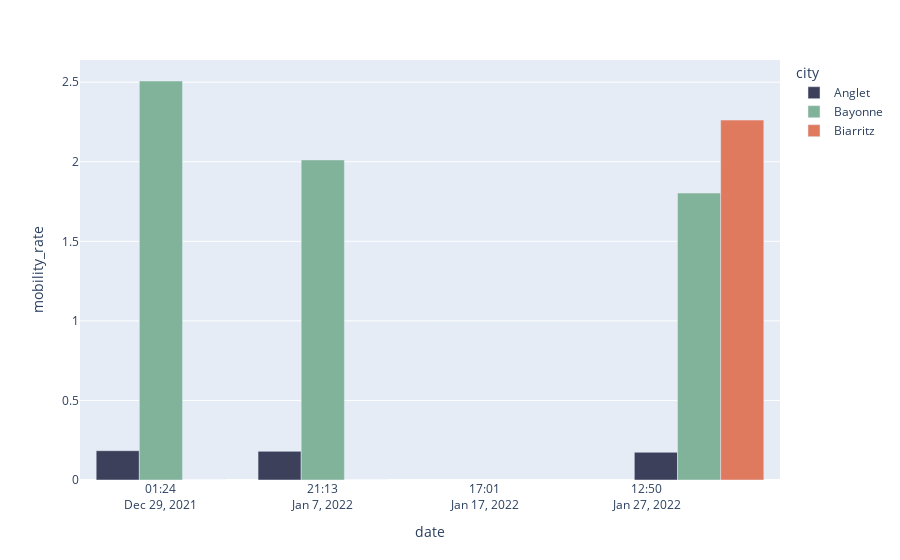

The code cell stored with this chart in its notebook:
### Code cell
_df = df.copy()
_df['is_mobility'] = _df.license.isin(HOTEL_LICENSE)
_df_agg = _df.groupby(['survey_id', 'city']).agg(
    date=pd.NamedAgg('survey_date', 'max'),
    nb_rooms=pd.NamedAgg('room_id', 'count'),
    nb_mobility=pd.NamedAgg('is_mobility', 'sum')
    ).reset_index()
_df_agg['mobility_rate'] = 100 * _df_agg.nb_mobility / _df_agg.nb_rooms
px.bar(_df_agg, x='date', y='mobility_rate', color='city', barmode='group', color_discrete_map=COLOR_MAP)

### Figure 1 — Plotly figure (JSON) as saved in the notebook; plotly's stock layout.template omitted (floating-point values rounded to 4 significant figures)
{"data": [{"alignmentgroup": "True", "hovertemplate": "city=Anglet<br>date=%{x}<br>mobility_rate=%{y}<extra></extra>", "legendgroup": "Anglet", "marker": {"color": "#3d405b", "pattern": {"shape": ""}}, "name": "Anglet", "offsetgroup": "Anglet", "orientation": "v", "showlegend": true, "textposition": "auto", "type": "bar", "x": ["2021-12-29T01:24:59.175851", "2022-01-07T21:13:23.891570", "2022-01-30T17:24:15.243725"], "xaxis": "x", "y": [0.1842, 0.1802, 0.1741], "yaxis": "y"}, {"alignmentgroup": "True", "hovertemplate": "city=Bayonne<br>date=%{x}<br>mobility_rate=%{y}<extra></extra>", "legendgroup": "Bayonne", "marker": {"color": "#81b29a", "pattern": {"shape": ""}}, "name": "Bayonne", "offsetgroup": "Bayonne", "orientation": "v", "showlegend": true, "textposition": "auto", "type": "bar", "x": ["2021-12-29T01:24:59.175851", "2022-01-07T21:13:23.891570", "2022-01-30T17:24:15.243725"], "xaxis": "x", "y": [2.507, 2.011, 1.803], "yaxis": "y"}, {"alignmentgroup": "True", "hovertemplate": "city=Biarritz<br>date=%{x}<br>mobility_rate=%{y}<extra></extra>", "legendgroup": "Biarritz", "marker": {"color": "#e07a5f", "pattern": {"shape": ""}}, "name": "Biarritz", "offsetgroup": "Biarritz", "orientation": "v", "showlegend": true, "textposition": "auto", "type": "bar", "x": ["2021-12-29T01:24:59.175851", "2022-01-07T21:13:23.891570", "2022-01-30T17:24:15.243725"], "xaxis": "x", "y": [0, 0, 2.262], "yaxis": "y"}], "layout": {"barmode": "group", "legend": {"title": {"text": "city"}, "tracegroupgap": 0}, "margin": {"t": 60}, "xaxis": {"anchor": "y", "domain": [0, 1], "title": {"text": "date"}}, "yaxis": {"anchor": "x", "domain": [0, 1], "title": {"text": "mobility_rate"}}}}
